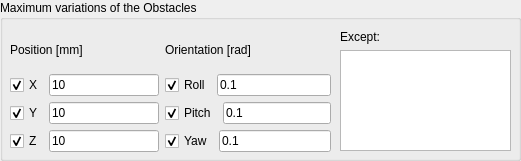
     <widget class="QGroupBox" name="groupBox_obsts_var">
      <property name="geometry">
       <rect>
        <x>380</x>
        <y>20</y>
        <width>521</width>
        <height>161</height>
       </rect>
      </property>
      <property name="title">
       <string>Maximum variations of the Obstacles</string>
      </property>
      <widget class="QWidget" name="layoutWidget">
       <property name="geometry">
        <rect>
         <x>10</x>
         <y>31</y>
         <width>321</width>
         <height>121</height>
        </rect>
       </property>
       <layout class="QHBoxLayout" name="horizontalLayout_59">
        <item>
         <layout class="QVBoxLayout" name="verticalLayout_20">
          <item>
           <widget class="QLabel" name="label_obsts_pos_var">
            <property name="text">
             <string>Position [mm]</string>
            </property>
           </widget>
          </item>
          <item>
           <layout class="QHBoxLayout" name="horizontalLayout_43">
            <item>
             <widget class="QCheckBox" name="checkBox_obsts_x_pos_var">
              <property name="text">
               <string>X</string>
              </property>
              <property name="checked">
               <bool>true</bool>
              </property>
             </widget>
            </item>
            <item>
             <widget class="QLineEdit" name="lineEdit_obsts_x_var">
              <property name="text">
               <string>10</string>
              </property>
             </widget>
            </item>
           </layout>
          </item>
          <item>
           <layout class="QHBoxLayout" name="horizontalLayout_54">
            <item>
             <widget class="QCheckBox" name="checkBox_obsts_y_pos_var">
              <property name="text">
               <string>Y</string>
              </property>
              <property name="checked">
               <bool>true</bool>
              </property>
             </widget>
            </item>
            <item>
             <widget class="QLineEdit" name="lineEdit_obsts_y_var">
              <property name="text">
               <string>10</string>
              </property>
             </widget>
            </item>
           </layout>
          </item>
          <item>
           <layout class="QHBoxLayout" name="horizontalLayout_55">
            <item>
             <widget class="QCheckBox" name="checkBox_obsts_z_pos_var">
              <property name="text">
               <string>Z</string>
              </property>
              <property name="checked">
               <bool>true</bool>
              </property>
             </widget>
            </item>
            <item>
             <widget class="QLineEdit" name="lineEdit_obsts_z_var">
              <property name="text">
               <string>10</string>
              </property>
             </widget>
            </item>
           </layout>
          </item>
         </layout>
        </item>
        <item>
         <layout class="QVBoxLayout" name="verticalLayout_21">
          <item>
           <widget class="QLabel" name="label_obsts_orient_var">
            <property name="text">
             <string>Orientation [rad]</string>
            </property>
           </widget>
          </item>
          <item>
           <layout class="QHBoxLayout" name="horizontalLayout_56">
            <item>
             <widget class="QCheckBox" name="checkBox_obsts_roll_var">
              <property name="text">
               <string>Roll</string>
              </property>
              <property name="checked">
               <bool>true</bool>
              </property>
             </widget>
            </item>
            <item>
             <widget class="QLineEdit" name="lineEdit_obsts_roll_var">
              <property name="text">
               <string>0.1</string>
              </property>
             </widget>
            </item>
           </layout>
          </item>
          <item>
           <layout class="QHBoxLayout" name="horizontalLayout_57">
            <item>
             <widget class="QCheckBox" name="checkBox_obsts_pitch_var">
              <property name="text">
               <string>Pitch</string>
              </property>
              <property name="checked">
               <bool>true</bool>
              </property>
             </widget>
            </item>
            <item>
             <widget class="QLineEdit" name="lineEdit_obsts_pitch_var">
              <property name="text">
               <string>0.1</string>
              </property>
             </widget>
            </item>
           </layout>
          </item>
          <item>
           <layout class="QHBoxLayout" name="horizontalLayout_58">
            <item>
             <widget class="QCheckBox" name="checkBox_obsts_yaw_var">
              <property name="text">
               <string>Yaw</string>
              </property>
              <property name="checked">
               <bool>true</bool>
              </property>
             </widget>
            </item>
            <item>
             <widget class="QLineEdit" name="lineEdit_obsts_yaw_var">
              <property name="text">
               <string>0.1</string>
              </property>
             </widget>
            </item>
           </layout>
          </item>
         </layout>
        </item>
       </layout>
      </widget>
      <widget class="QWidget" name="layoutWidget">
       <property name="geometry">
        <rect>
         <x>340</x>
         <y>30</y>
         <width>171</width>
         <height>121</height>
        </rect>
       </property>
       <layout class="QVBoxLayout" name="verticalLayout_58">
        <item>
         <widget class="QLabel" name="label_obsts_except">
          <property name="text">
           <string>Except:</string>
          </property>
         </widget>
        </item>
        <item>
         <widget class="QListWidget" name="listWidget_obsts_except">
          <property name="selectionMode">
           <enum>QAbstractItemView::ExtendedSelection</enum>
          </property>
         </widget>
        </item>
       </layout>
      </widget>
     </widget>
